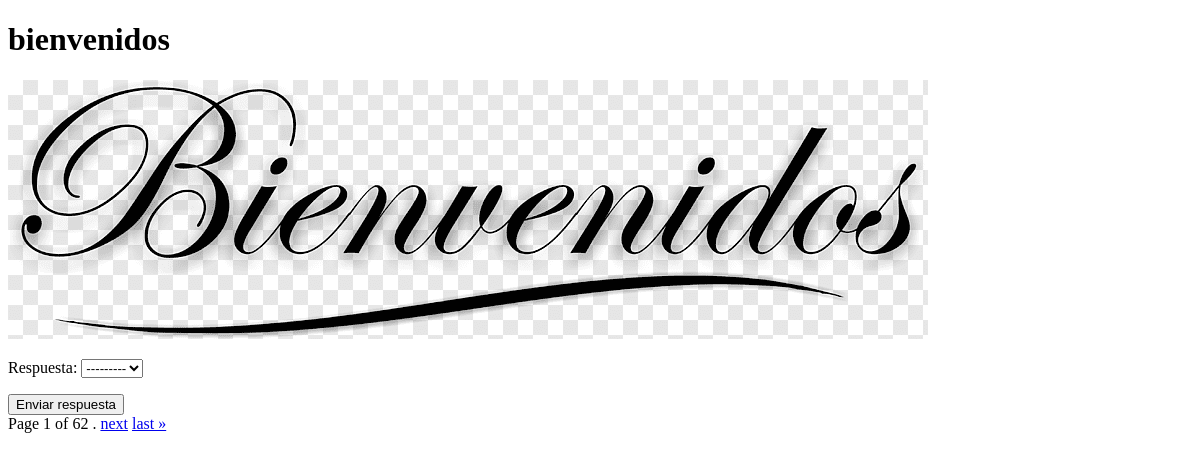
/perritos/detail/, run on an earlier commit of the app's database.
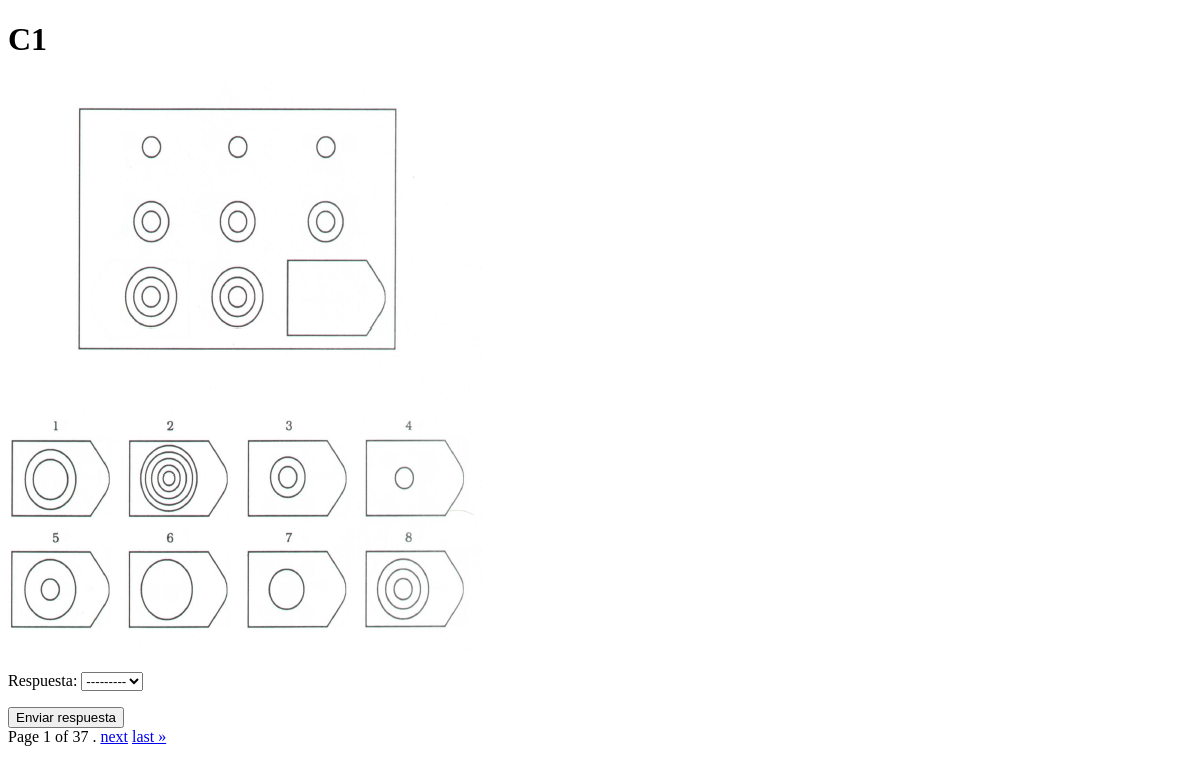
And on a later commit of the database.
### myapp/models.py (models this page shows, shortened)
class Imagen(models.Model):
    name = models.CharField(max_length=200)
    imagen= models.ImageField(upload_to='imagenes/')

### myapp/views.py (the view)
# urls.py: path("perritos/detail/",views.mostrar_imagenes, name="detail"),
def mostrar_imagenes(request):
    imagenes = Imagen.objects.all()
    paginator= Paginator(imagenes,1)
    page_number = request.GET.get('page')
    page_obj = paginator.get_page(page_number)
    if request.method == 'POST':
        pregunta_form = PreguntaForm(request.POST)
        if pregunta_form.is_valid():
            post= pregunta_form.save()
            post.save()
    else:
        pregunta_form= PreguntaForm()
    context = {
        'imagenes': page_obj,
        'pregunta_form': pregunta_form,
    }
    return render(request, 'polls/detail.html', context)

### myapp/forms.py
class PreguntaForm(forms.ModelForm):
    class Meta:
        model= Pregunta
        fields =["respuesta"]
        exclude = ["imagen"]

### myapp/templates/polls/detail.html (shortened to what this page needs)
{% extends 'polls/base.html' %}
{% block content %}
<!DOCTYPE html>
<html>
<head>
</head>
<body>
    {% for product in imagenes %}
    <h1>{{ product.name }}</h1>
        <img src="{{ product.imagen.url }}" alt="Image for {{ product.name }}">
        <form method="post">
            {{ pregunta_form.as_p }}
            <button type="submit">Enviar respuesta</button>
        </form>
    {% endfor %}
<div class="pagination">
    <span class=" step-links">
        <span class= "current">
            Page {{ imagenes.number }} of {{ imagenes.paginator.num_pages}} .
        </span>
        {% if imagenes.has_next %}
            <a href="?page={{ imagenes.next_page_number }}" > next</a>
            <a href="?page={{ imagenes.paginator.num_pages }}"> last &raquo;</a>
        {% endif %}
    </span>
</div>
</body>
</html>
</body>
</html>
{% endblock %}

### myapp/templates/polls/base.html
{% block content %}
{% endblock %}

What changed in the data, as far as the page shows it:
removed Imagen: name "bienvenidos", imagen (picture)
now on this page (row edited): Imagen: name "C1", imagen (picture)
Also different on the page:
{{ imagenes.paginator.num_pages }}: "62" → "37"
